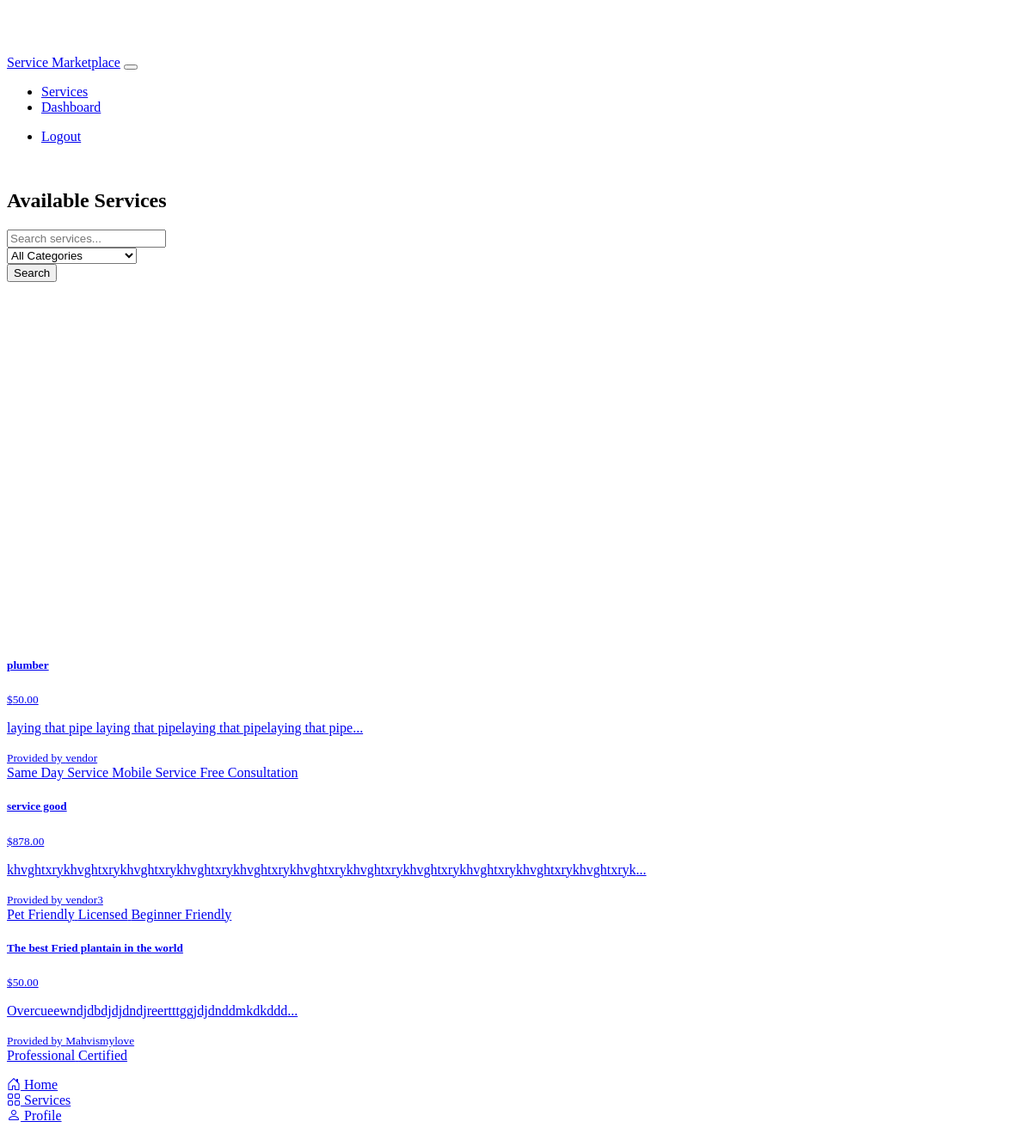
Page /services (signed in) on the committed database.
### models.py (models this page shows, shortened)
class Service(db.Model):
    id = db.Column(db.Integer, primary_key=True)
    title = db.Column(db.String(100), nullable=False)
    description = db.Column(db.Text, nullable=False)
    detailed_description = db.Column(db.Text)
    rate = db.Column(db.Float, nullable=False)
    project_rate = db.Column(db.Float)
    provider_id = db.Column(db.Integer, db.ForeignKey('user.id'), nullable=False)
    category_id = db.Column(db.Integer, db.ForeignKey('service_category.id'), nullable=False)
    created_at = db.Column(db.DateTime, default=datetime.utcnow)
    portfolio_images = db.Column(db.JSON)
    availability = db.Column(db.JSON)
    tags = db.relationship('ServiceTag', secondary=service_tags, lazy='subquery',
        backref=db.backref('services', lazy=True))
    requests = db.relationship('ServiceRequest', backref='service', lazy=True)

class User(UserMixin, db.Model):
    id = db.Column(db.Integer, primary_key=True)
    username = db.Column(db.String(64), unique=True, nullable=False)
    email = db.Column(db.String(120), unique=True, nullable=False)
    password_hash = db.Column(db.String(256))
    is_provider = db.Column(db.Boolean, default=False)
    is_admin = db.Column(db.Boolean, default=False)  # New admin role
    latitude = db.Column(db.Float)
    longitude = db.Column(db.Float)
    profile_image = db.Column(db.String(255))  # Store image path
    services = db.relationship('Service', backref='provider', lazy=True)

class ServiceTag(db.Model):
    id = db.Column(db.Integer, primary_key=True)
    name = db.Column(db.String(50), unique=True, nullable=False)

### routes.py (the view, shortened to what this page needs)
@app.route('/services')
def service_list():
    search_query = request.args.get('q', '')
    category_id = request.args.get('category')
    query = Service.query
    if category_id:
        query = query.filter(Service.category_id == category_id)
    services = query.all()
    categories = ServiceCategory.query.filter_by(parent_id=None).all()
    return render_template('service_list.html',
                         services=services,
                         categories=categories)

### models.py (called while the page is built)
@login_manager.user_loader
def load_user(id):
    return User.query.get(int(id))

### templates/service_list.html (shortened to what this page needs)
{% extends "base.html" %}
{% block content %}
<div class="container">
    <div class="row mb-4">
        <div class="col">
            <h2>Available Services</h2>
        </div>
    </div>
    <div class="row mb-4">
        <div class="col">
            <form id="searchForm" class="card p-3">
                <div class="row g-3">
                    <div class="col-md-6">
                        <input type="text" class="form-control" id="searchInput" name="q"
                               placeholder="Search services..." value="{{ request.args.get('q', '') }}">
                    </div>
                    <div class="col-md-4">
                        <select class="form-select" id="categorySelect" name="category">
                            <option value="">All Categories</option>
                        </select>
                    </div>
                    <div class="col-md-2">
                        <button type="submit" class="btn btn-primary w-100">Search</button>
                    </div>
                </div>
            </form>
        </div>
    </div>
    <div class="row">
        <div class="col-md-8">
            <div id="map" style="height: 400px;" class="mb-4"></div>
        </div>
        <div class="col-md-4">
            <div class="list-group" id="servicesList">
                {% for service in services %}
                <a href="{{ url_for('service_detail', id=service.id) }}" class="list-group-item list-group-item-action">
                    <div class="d-flex w-100 justify-content-between">
                        <h5 class="mb-1">{{ service.title }}</h5>
                        <small>${{ "%.2f"|format(service.rate) }}</small>
                    </div>
                    <p class="mb-1">{{ service.description[:100] }}...</p>
                    <div class="d-flex justify-content-between align-items-center">
                        <small>Provided by {{ service.provider.username }}</small>
                        <div>
                            {% for tag in service.tags[:3] %}
                            <span class="badge bg-secondary">{{ tag.name }}</span>
                            {% endfor %}
                        </div>
                    </div>
                </a>
                {% endfor %}
            </div>
        </div>
    </div>
</div>
{% endblock %}

### static/css/custom.css (style rules this page uses)
:root { --navbar-height: 56px; --bottom-nav-height: 65px; }
body { padding-top: var(--navbar-height); padding-bottom: var(--bottom-nav-height); }
.card { transition: transform 0.2s ease, box-shadow 0.2s ease; border: 1px solid var(--bs-border-color); margin-bottom: 1rem; }
.btn { transition: all 0.2s ease; position: relative; overflow: hidden; }
.form-control { transition: border-color 0.2s ease, box-shadow 0.2s ease; }
#map, #provider-map { border-radius: var(--bs-border-radius); border: 1px solid var(--bs-border-color); transition: all 0.3s ease; }
.list-group-item { background-color: var(--bs-dark); border-color: var(--bs-border-color); transition: background-color 0.2s ease; }

### rows in the picture
Service: title "plumber", rate "50.00", description "laying that pipe laying that pipelaying that pipelaying that pipe", provider.username "vendor"
ServiceTag: name "Same Day Service"
ServiceTag: name "Mobile Service"
ServiceTag: name "Free Consultation"
Service: title "service good", rate "878.00", description "khvghtxrykhvghtxrykhvghtxrykhvghtxrykhvghtxrykhvghtxrykhvghtxrykhvghtxrykhvghtxrykhvghtxrykhvghtxryk", provider.username "vendor3"
ServiceTag: name "Pet Friendly"
ServiceTag: name "Licensed"
ServiceTag: name "Beginner Friendly"
Service: title "The best Fried plantain in the world", rate "50.00", description "Overcueewndjdbdjdjdndjreertttggjdjdnddmkdkddd", provider.username "Mahvismylove"
ServiceTag: name "Professional"
ServiceTag: name "Certified"
